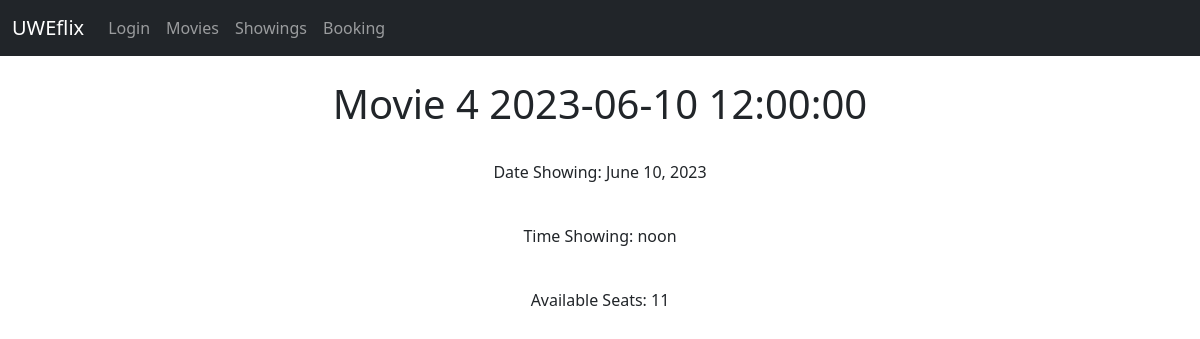
Screenshot of /show_showing/8 with the database file from the repository.
### UWEflix_Website/models.py (models this page shows)
class Showing(models.Model):
    movie = models.ForeignKey(Movie, blank=True, null=True, on_delete=models.CASCADE)
    date_showing = models.DateField('Movie Showing Date')
    time_showing = models.TimeField('Movie Showing Time')
    seats = models.IntegerField()
    def __str__(self):
        return str(self.movie) + ' ' + str(self.date_showing) + ' ' + str(self.time_showing)

class Movie(models.Model):
    movie_name = models.CharField(max_length = 200)
    description = models.CharField(max_length = 500)
    rating= models.CharField(max_length = 3)
    def __str__(self):
        return self.movie_name

### UWEflix_Website/views.py (the view)
# urls.py: path('show_showing/<showing_id>', views.show_showing, name='show-showing'),
def show_showing(request, showing_id):
   showing = Showing.objects.get(pk=showing_id)
   return render(request, 'list_showing.html', {'showing':showing})

### UWEflix_Website/templates/list_showing.html (shortened to what this page needs)
{% extends 'base.html' %}
{% block content %}
<center>
<h1>{{ showing }}</h1>
    <p>Date Showing: {{ showing.date_showing }}</p></br>
    <p>Time Showing: {{ showing.time_showing }}</p></br>
    <p>Available Seats: {{ showing.seats }}</p></br>
{% endblock %}

### rows the page displays
Showing: movie+date_showing+time_showing "Movie 4 2023-06-10 12:00:00", date_showing "June 10, 2023", time_showing "noon", seats "11"
